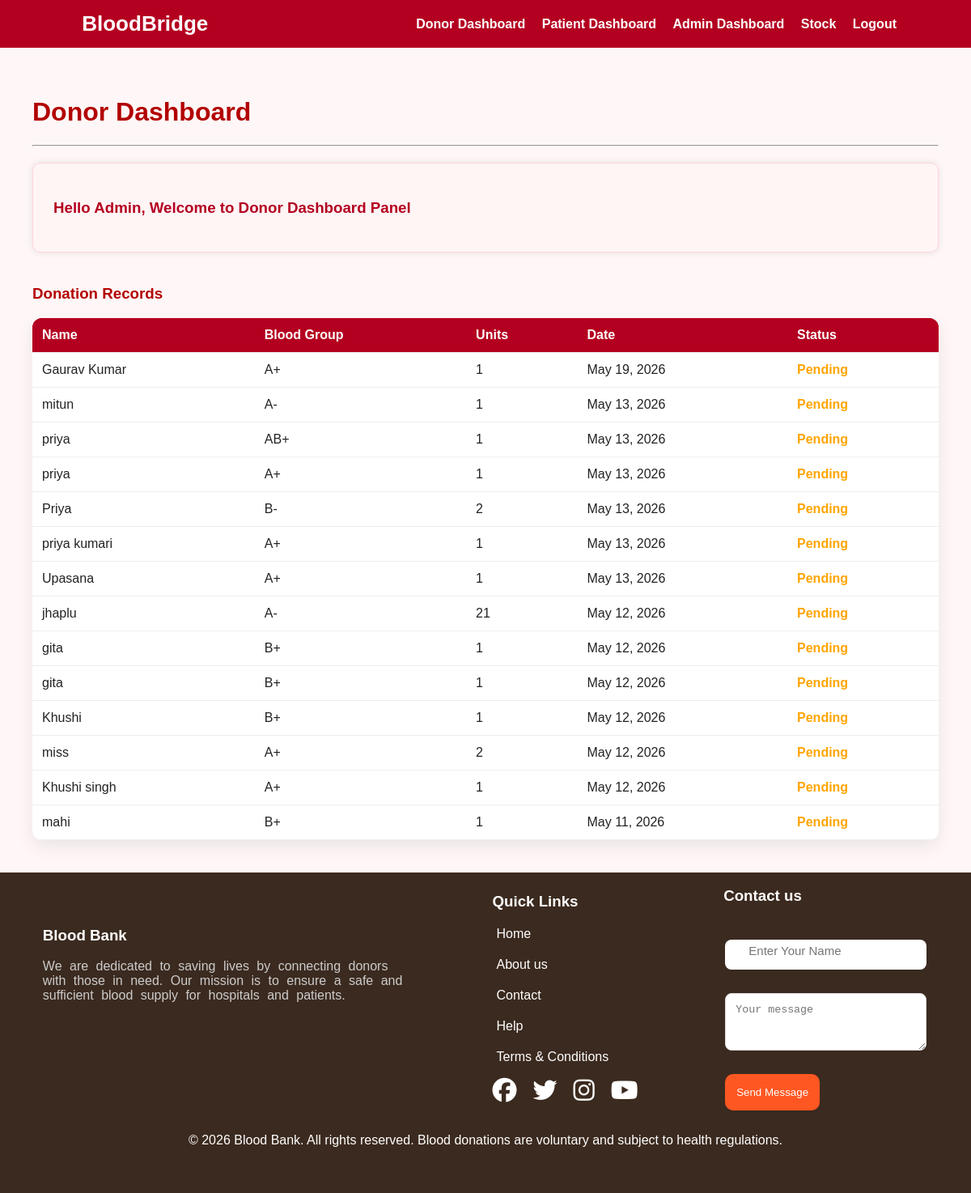
The page /donor/dashboard/ (signed in) on the database its author committed.
### core/models.py (models this page shows, shortened)
class Donar(models.Model):
    STATUS_CHOICES = [
        ('pending', 'Pending'),
        ('approved', 'Approved'),
        ('rejected', 'Rejected'),
    ]
    fullname = models.CharField(max_length=200)
    bloodgroup = models.CharField(max_length=5, choices=BLOOD_GROUPS)
    age = models.PositiveIntegerField()
    units = models.PositiveIntegerField()
    date = models.DateField(auto_now_add=True)
    contact = models.CharField(max_length=10, null=True, blank=True)
    address = models.TextField(blank=True, null=True)
    email = models.EmailField(blank=True, null=True)
    status = models.CharField(
        max_length=20,
        choices=STATUS_CHOICES,
        default='pending'
    )

### core/views.py (the view, shortened to what this page needs)
# urls.py: path('donor/dashboard/', views.donordashboard, name='donordashboard'),
def donordashboard(request):
    if request.session.get('role') == "admin":
        donations = Donar.objects.all().order_by('-date')
        return render(request, 'donordashboard.html', {
            'donations': donations
        })

### templates/donordashboard.html (shortened to what this page needs)
{% extends 'base.html' %}
{% block content %}
<div class="container" style="padding:40px;">
    <h1 style="color:#b30000;">Donor Dashboard</h1>
    <hr>
    <div class="card" style="
        padding:25px;
        border-radius:10px;
        background:#fff5f5;
        margin-top:20px;
        box-shadow:0 0 10px rgba(0,0,0,0.1);
    ">
        {% if request.session.role == "admin" %}
   <h3>Hello Admin, Welcome to Donor Dashboard Panel</h3>
{% else %}
    <h3>Hello {{ request.session.user_name }}</h3>
{% endif %}
    </div>
    <div id="history" style="margin-top:40px;">
        <h3 style="color:#b30000;">Donation Records</h3>
        <table class="table table-bordered table-striped" style="margin-top:15px;">
            <thead style="background:#b30000; color:white;">
                <tr>
                    <th>Name</th>
                    <th>Blood Group</th>
                    <th>Units</th>
                    <th>Date</th>
                    <th>Status</th>
                </tr>
            </thead>
            <tbody>
          {% for d in donations %}
                <tr>
                    <td>{{ d.fullname }}</td>
                    <td>{{ d.bloodgroup }}</td>
                    <td>{{ d.units }}</td>
                    <td>{{ d.date }}</td>
                    <td>
                        {% if d.status == 'pending' %}
                            <span style="color:orange;font-weight:bold;">
                                Pending
                            </span>
                        {% elif d.status == 'approved' %}
                            <span style="color:green;font-weight:bold;">
                                Approved
                            </span>
                        {% elif d.status == 'rejected' %}
                            <span style="color:red;font-weight:bold;">
                                Rejected
                            </span>
                        {% else %}
                            {{ d.status }}
                        {% endif %}
                    </td>
                </tr>
                {% empty %}
                <tr>
                    <td colspan="5" style="text-align:center;">
                        No donation history yet
                    </td>
                </tr>
                {% endfor %}
            </tbody>
        </table>
    </div>
</div>
{% endblock %}

### static/css/style.css (style rules this page uses)
* { box-sizing:border-box }
body { margin:0;font-family:Arial,Helvetica,sans-serif;background:#fff7f7;color:#222 }
.container { padding:35px 7% }
.card { background:#fff;border-radius:14px;padding:24px;box-shadow:0 10px 28px rgba(0,0,0,.08);border:1px solid #ffd4dc }
.card h3 { color:#b40020 }
table { width:100%;border-collapse:collapse;background:#fff;border-radius:12px;overflow:hidden;box-shadow:0 8px 22px rgba(0,0,0,.08) }
th,td { padding:12px;border-bottom:1px solid #eee;text-align:left }
th { background:#b40020;color:#fff }

### rows shown on the page
Donar: fullname "Gaurav Kumar", bloodgroup "A+", units "1", date "May 19, 2026", status "Pending"
Donar: fullname "mitun", bloodgroup "A-", units "1", date "May 13, 2026", status "Pending"
Donar: fullname "priya", bloodgroup "AB+", units "1", date "May 13, 2026", status "Pending"
Donar: fullname "priya", bloodgroup "A+", units "1", date "May 13, 2026", status "Pending"
Donar: fullname "Priya", bloodgroup "B-", units "2", date "May 13, 2026", status "Pending"
Donar: fullname "priya kumari", bloodgroup "A+", units "1", date "May 13, 2026", status "Pending"
Donar: fullname "Upasana", bloodgroup "A+", units "1", date "May 13, 2026", status "Pending"
Donar: fullname "jhaplu", bloodgroup "A-", units "21", date "May 12, 2026", status "Pending"
Donar: fullname "gita", bloodgroup "B+", units "1", date "May 12, 2026", status "Pending"
Donar: fullname "gita", bloodgroup "B+", units "1", date "May 12, 2026", status "Pending"
Donar: fullname "Khushi", bloodgroup "B+", units "1", date "May 12, 2026", status "Pending"
Donar: fullname "miss", bloodgroup "A+", units "2", date "May 12, 2026", status "Pending"
Donar: fullname "Khushi singh", bloodgroup "A+", units "1", date "May 12, 2026", status "Pending"
Donar: fullname "mahi", bloodgroup "B+", units "1", date "May 11, 2026", status "Pending"
